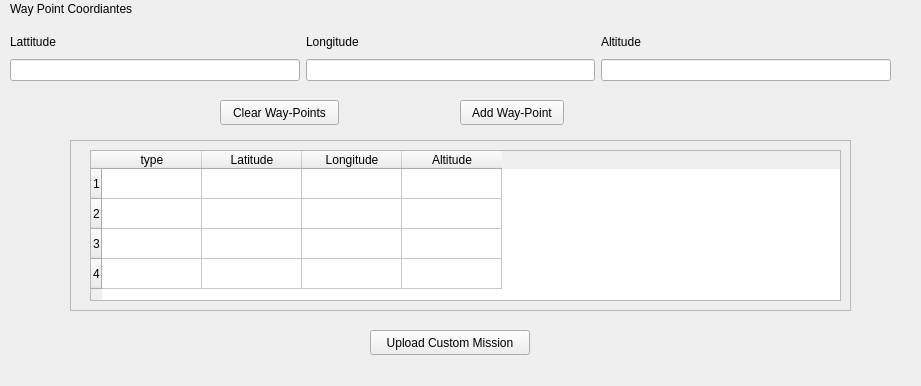
       <widget class="QWidget" name="page_10">
        <property name="geometry">
         <rect>
          <x>0</x>
          <y>0</y>
          <width>921</width>
          <height>386</height>
         </rect>
        </property>
        <attribute name="label">
         <string>Custom Missions</string>
        </attribute>
        <widget class="QPushButton" name="pushButton_37">
         <property name="geometry">
          <rect>
           <x>370</x>
           <y>330</y>
           <width>160</width>
           <height>25</height>
          </rect>
         </property>
         <property name="text">
          <string>Upload Custom Mission</string>
         </property>
        </widget>
        <widget class="QFrame" name="frame_18">
         <property name="geometry">
          <rect>
           <x>70</x>
           <y>140</y>
           <width>781</width>
           <height>171</height>
          </rect>
         </property>
         <property name="frameShape">
          <enum>QFrame::StyledPanel</enum>
         </property>
         <property name="frameShadow">
          <enum>QFrame::Raised</enum>
         </property>
         <widget class="QTableWidget" name="tableWidget_3">
          <property name="geometry">
           <rect>
            <x>20</x>
            <y>10</y>
            <width>751</width>
            <height>151</height>
           </rect>
          </property>
          <attribute name="horizontalHeaderShowSortIndicator" stdset="0">
           <bool>false</bool>
          </attribute>
          <attribute name="horizontalHeaderStretchLastSection">
           <bool>false</bool>
          </attribute>
          <row>
           <property name="text">
            <string>1</string>
           </property>
          </row>
          <row>
           <property name="text">
            <string>2</string>
           </property>
          </row>
          <row>
           <property name="text">
            <string>3</string>
           </property>
          </row>
          <row>
           <property name="text">
            <string>4</string>
           </property>
          </row>
          <column>
           <property name="text">
            <string>type</string>
           </property>
          </column>
          <column>
           <property name="text">
            <string>Latitude</string>
           </property>
          </column>
          <column>
           <property name="text">
            <string>Longitude</string>
           </property>
          </column>
          <column>
           <property name="text">
            <string>Altitude</string>
           </property>
          </column>
         </widget>
        </widget>
        <widget class="QLabel" name="label_34">
         <property name="geometry">
          <rect>
           <x>10</x>
           <y>0</y>
           <width>148</width>
           <height>17</height>
          </rect>
         </property>
         <property name="text">
          <string>Way Point Coordiantes</string>
         </property>
        </widget>
        <widget class="QPushButton" name="pushButton_38">
         <property name="geometry">
          <rect>
           <x>460</x>
           <y>100</y>
           <width>104</width>
           <height>25</height>
          </rect>
         </property>
         <property name="text">
          <string>Add Way-Point</string>
         </property>
        </widget>
        <widget class="QWidget" name="layoutWidget_8">
         <property name="geometry">
          <rect>
           <x>10</x>
           <y>31</y>
           <width>881</width>
           <height>50</height>
          </rect>
         </property>
         <layout class="QGridLayout" name="gridLayout_6">
          <item row="0" column="0">
           <widget class="QLabel" name="label_35">
            <property name="text">
             <string>Lattitude</string>
            </property>
           </widget>
          </item>
          <item row="0" column="1">
           <widget class="QLabel" name="label_36">
            <property name="text">
             <string>Longitude</string>
            </property>
           </widget>
          </item>
          <item row="0" column="2">
           <widget class="QLabel" name="label_37">
            <property name="text">
             <string>Altitude</string>
            </property>
           </widget>
          </item>
          <item row="1" column="0">
           <widget class="QLineEdit" name="lineEdit_21"/>
          </item>
          <item row="1" column="1">
           <widget class="QLineEdit" name="lineEdit_22"/>
          </item>
          <item row="1" column="2">
           <widget class="QLineEdit" name="lineEdit_23"/>
          </item>
         </layout>
        </widget>
        <widget class="QPushButton" name="pushButton_39">
         <property name="geometry">
          <rect>
           <x>220</x>
           <y>100</y>
           <width>119</width>
           <height>25</height>
          </rect>
         </property>
         <property name="text">
          <string>Clear Way-Points</string>
         </property>
        </widget>
       </widget>
